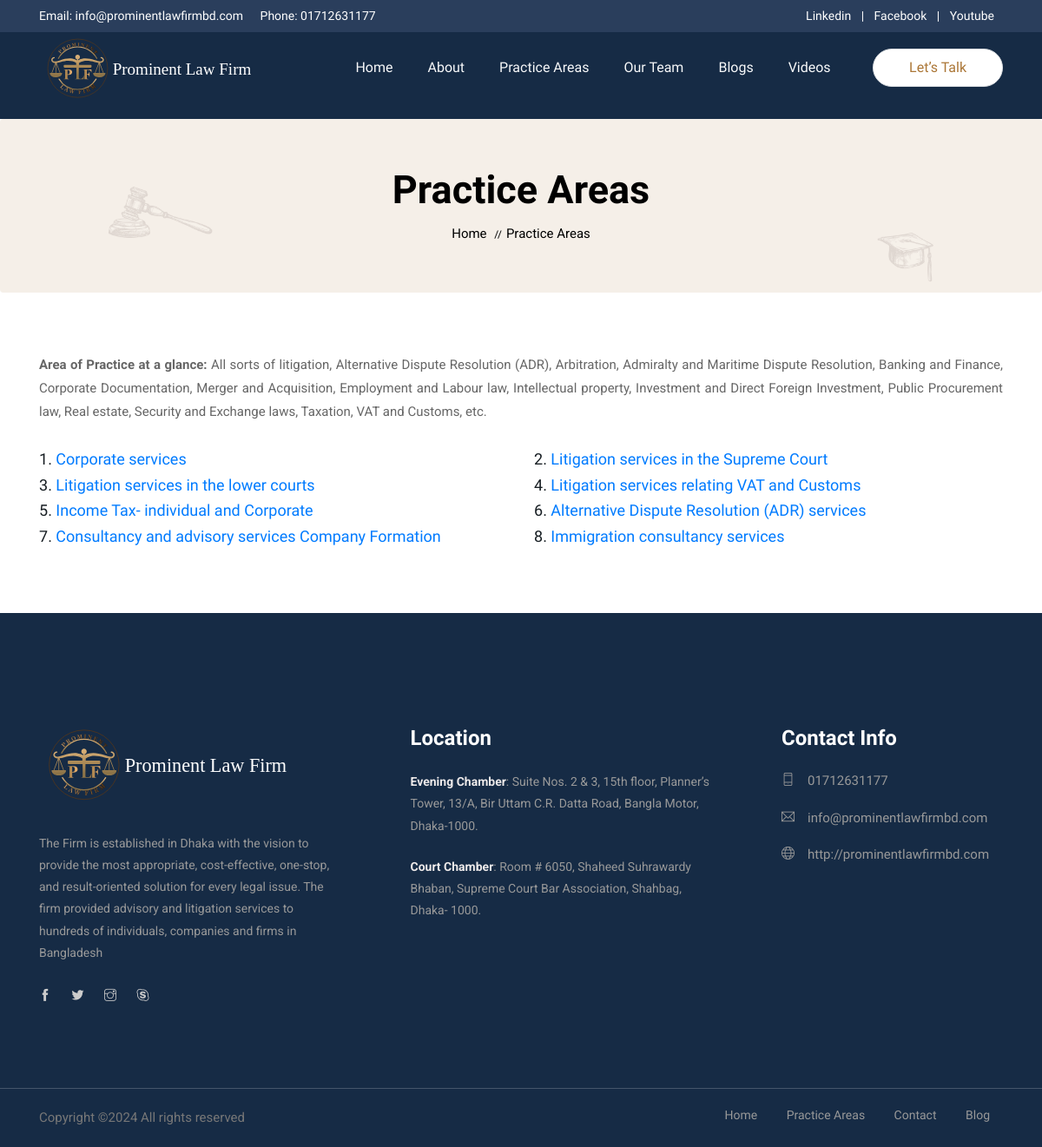
The app's page /practice-areas/ with its own data.
### core/models.py (models this page shows, shortened)
class SiteSettings(models.Model):
    company_name = models.CharField(max_length=200)
    email = models.EmailField()
    site = models.URLField()
    phone_number_1 = models.CharField(max_length=20)
    phone_number_2 = models.CharField(max_length=20, blank=True, null=True)
    evening_chamber_location = models.CharField(max_length=200)
    court_chamber_location = models.CharField(max_length=200)
    logo = models.FileField(upload_to='logos/', help_text='Image dimensions should be 250px (width) by 75px (height).')
    practice_areas = models.TextField(null=True, blank=True)
    linkedin_url = models.URLField(blank=True, null=True)
    facebook_url = models.URLField(blank=True, null=True)
    youtube_url = models.URLField(blank=True, null=True)

class PracticeArea(models.Model):
    title = models.CharField(max_length=200, null=True, blank=True)
    image = models.ImageField(upload_to='practice_areas/', null=True, blank=True)
    description = models.TextField(null=True, blank=True)

### core/views.py (the view)
# urls.py: path('practice-areas/', views.service, name="service"),
def service(request):
    services = PracticeArea.objects.all()
    context = {
        'services' : services
    }
    return render(request, 'service.html', context)

### core/context_processors.py (called while the page is built)
def site_settings(request):
    settings = SiteSettings.objects.first()
    return {'site_settings': settings}

### templates/service.html (shortened to what this page needs)
{% extends "./partial/base.html" %}
{% load static %}
{% block content %}
<section class="breadcrumb breadcrumb_bg">
    <div class="container">
        <div class="row">
            <div class="col-lg-12">
                <div class="breadcrumb_iner text-center">
                    <div class="breadcrumb_iner_item">
                        <h2>practice areas</h2>
                        <p>home <span>//</span>practice areas</p>
                    </div>
                </div>
            </div>
        </div>
    </div>
</section>
<section class="single_service section_padding" style="background-color: #ffffff !important;">
    <div class="container">
        <div class="row justify-content-center">
            <div class="col-12">
                <div class="section_tittle">
                    <p style="text-align: justify;"><span style="font-weight: bold;">Area of Practice at a glance: </span>All sorts of litigation, Alternative Dispute Resolution (ADR),
                        Arbitration, Admiralty and Maritime Dispute Resolution, Banking and Finance, Corporate
                        Documentation, Merger and Acquisition, Employment and Labour law, Intellectual property,
                        Investment and Direct Foreign Investment, Public Procurement law, Real estate, Security and
                        Exchange laws, Taxation, VAT and Customs, etc.</p>
                </div>
            </div>
        </div>
        <div class="row justify-content-between">
            {% for service in services %}
            <div class="col-lg-6 col-sm-12">
                <div class="">
                    <h4>
                        {{forloop.counter}}.<a href="{% url 'core:practice_details' service.id %}"> {{service.title}}</a>
                    </h4>
                </div>
            </div>
            {% endfor %}
        </div>
    </div>
</section>
{% endblock content %}

### templates/partial/base.html (shortened to what this page needs)
{% load static %}
<!doctype html>
<html lang="en">
<head>
    <link rel="stylesheet" href="{% static 'assets/css/bootstrap.min.css' %}">
    <link rel="stylesheet" href="{% static 'assets/css/animate.css' %}">
    <link rel="stylesheet" href="{% static 'assets/css/owl.carousel.min.css' %}">
    <link rel="stylesheet" href="{% static 'assets/css/themify-icons.css' %}">
    <link rel="stylesheet" href="{% static 'assets/css/flaticon.css' %}">
    <link rel="stylesheet" href="{% static 'assets/css/magnific-popup.css' %}">
    <link rel="stylesheet" href="{% static 'assets/css/slick.css' %}">
    <link rel="stylesheet" href="{% static 'assets/css/gijgo.min.css' %}">
    <link rel="stylesheet" href="{% static 'assets/css/nice-select.css' %}">
    <link rel="stylesheet" href="{% static 'assets/css/all.css' %}">
    <link rel="stylesheet" href="{% static 'assets/css/style.css' %}">
</head>
<body>
    <div class="topbar text-center p-2">
        <div class="container">
          <div class="row">
            <div class="col-md-6 col-12 text-md-left text-center mb-2 mb-md-0">
              <span>Email: {{site_settings.email}}</span>
              <span class="ml-md-3 d-block d-md-inline">Phone:{% if site_settings.phone_number_1 %} {{site_settings.phone_number_1}} {% endif %} {% if site_settings.phone_number_2 %}, {{site_settings.phone_number_2}} {% endif %}</span>
            </div>
            <div class="col-md-6 col-12 text-md-right text-center">
              <a href="{{site_settings.linkedin_url}}" class="mr-2">Linkedin</a> |
              <a href="{{site_settings.facebook_url}}" class="mx-2">Facebook</a> |
              <a href="{{site_settings.youtube_url}}" class="ml-2">Youtube</a>
            </div>
          </div>
        </div>
      </div>
<header class="main_menu home_menu" style="background-color: #162b45; height: 100px;">
    <div class="container">
        <div class="row align-items-center">
            <div class="col-lg-12">
                <nav class="navbar navbar-expand-lg navbar-light">
                    <a class="navbar-brand" href="/"> <img class="large-logo" src="{{site_settings.logo.url}}" alt="logo"> </a>
                    <div class="collapse navbar-collapse main-menu-item" id="navbarSupportedContent">
                        <ul class="navbar-nav">
                            <li class="nav-item">
                                <a class="nav-link text-light" href="{% url 'core:index' %}">Home</a>
                            </li>
                            <li class="nav-item">
                                <a class="nav-link text-light" href="{% url 'core:about' %}">About</a>
                            </li>
                            <li class="nav-item">
                                <a class="nav-link text-light" href="{% url 'core:service' %}">Practice Areas</a>
                            </li>
                            <li class="nav-item">
                                <a class="nav-link text-light" href="{% url 'core:team' %}">Our Team</a>
                            </li>
                            <li class="nav-item">
                                <a class="nav-link text-light" href="{% url 'core:blog' %}">Blogs</a>
                            </li>
                            <li class="nav-item">
                                <a class="nav-link text-light" href="{% url 'core:video' %}">Videos</a>
                            </li>
                        </ul>
                    </div>
                    <a href="{% url 'core:contact' %}" class="d-none d-sm-block menu_btn">Let’s Talk</a>
                </nav>
            </div>
        </div>
    </div>
</header>
{% block content %}
{% endblock content %}
    <footer class="footer-area">
        <div class="container">
            <div class="row justify-content-between">
                <div class="col-sm-6 col-xl-4">
                    <div class="single-footer-widget footer_1">
                        <a href="index.html"> <img src="{{site_settings.logo.url}}" alt=""> </a>
                        <p>The Firm is established in Dhaka with the
                            vision to provide the most appropriate, cost-effective, one-stop, and result-oriented solution for
                            every legal issue. The firm provided advisory and litigation services to hundreds of individuals,
                            companies and firms in Bangladesh </p>
                        <div class="social_icon">
                            <a href="#"> <i class="ti-facebook"></i> </a>
                            <a href="#"> <i class="ti-twitter-alt"></i> </a>
                            <a href="#"> <i class="ti-instagram"></i> </a>
                            <a href="#"> <i class="ti-skype"></i> </a>
                        </div>
                    </div>
                </div>
                <div class="col-sm-6 col-xl-4">
                    <div class="single-footer-widget footer_icon">
                        <h4>Location</h4>
                        <p>
                            <span style="font-weight: bold; color: rgb(238, 234, 234);">Evening Chamber</span>: {{site_settings.evening_chamber_location}}
                        </p>
                        <p>
                            <span style="font-weight: bold; color: rgb(238, 234, 234);">Court Chamber</span>: {{site_settings.court_chamber_location}}
                        </p>
                    </div>
                </div>
                <div class="col-sm-6 col-xl-3">
                    <div class="single-footer-widget footer_icon">
                        <h4>Contact Info</h4>
                        <ul>
                            {% if site_settings.phone_number_1 %}
                            <li><a href="#"><i class="ti-mobile"></i>{{site_settings.phone_number_1}}</a></li>
                            {% endif %}
                            <li><a href="#"><i class="ti-email"></i>{{site_settings.email}}</a></li>
                            <li><a href="#"><i class="ti-world"></i>{{site_settings.site}}</a></li>
                        </ul>
                    </div>
                </div>
            </div>
        </div>
        <div class="container-fluid">
            <div class="row">
                <div class="col-lg-12">
                    <div class="copyright_part_text text-center">
                        <div class="container">
                            <div class="row">
                                <div class="col-lg-6 col-md-12">
                                    <p class="footer-text m-0">
Copyright &copy;<script>document.write(new Date().getFullYear());</script> All rights reserved</a>
</p>
                                </div>
                                <div class="col-lg-6 col-md-12">
                                    <div class="footer_menu">
                                        <ul>
                                            <li><a href="{% url 'core:index' %}">Home</a></li>
                                            <li><a href="{% url 'core:service' %}">Practice Areas</a></li>
                                            <li><a href="{% url 'core:contact' %}">Contact</a></li>
                                            <li><a href="{% url 'core:blog' %}">Blog</a></li>
                                        </ul>
                                    </div>
                                </div>
                            </div>
                        </div>
                    </div>
                </div>
            </div>
        </div>
    </footer>
</body>
</html>

### templates/partial/base.html (style rules this page uses)
.topbar { background-color: #2a3e5c; color: #ffffff; padding: 5px 0; }
.topbar a { color: #ffffff; text-decoration: none; margin-right: 10px; }

### records on screen
SiteSettings: email "info@prominentlawfirmbd.com", phone_number_1 "01712631177", logo (picture), evening_chamber_location "Suite Nos. 2 & 3, 15th floor, Planner’s Tower, 13/A, Bir Uttam C.R. Datta Road, Bangla Motor, Dhaka-1000.", court_chamber_location "Room # 6050, Shaheed Suhrawardy Bhaban, Supreme Court Bar Association, Shahbag, Dhaka- 1000.", site "http://prominentlawfirmbd.com"
PracticeArea: title "Corporate services"
PracticeArea: title "Litigation services in the Supreme Court"
PracticeArea: title "Litigation services in the lower courts"
PracticeArea: title "Litigation services relating VAT and Customs"
PracticeArea: title "Income Tax- individual and Corporate"
PracticeArea: title "Alternative Dispute Resolution (ADR) services"
PracticeArea: title "Consultancy and advisory services Company Formation"
PracticeArea: title "Immigration consultancy services"
